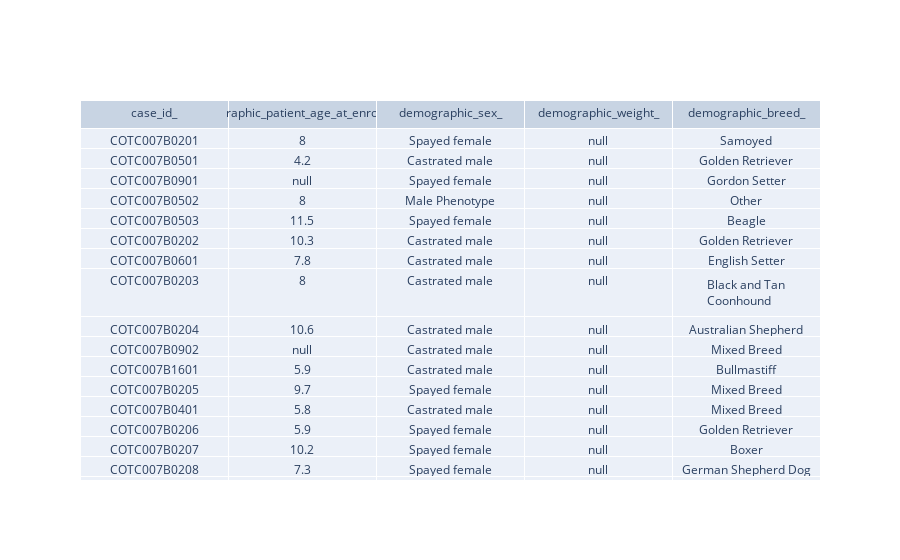

Notebook source saved alongside this figure:
### Markdown cell above
Similarly, these tools can be used to produced presentation-ready tables of selected data.

### Code cell
niceTable()

### Figure 1 — Plotly figure (JSON) as saved in the notebook; plotly's stock layout.template omitted (floating-point values rounded to 4 significant figures; data arrays with more than 128 entries replaced by an {"elided": "..."} marker saying what was removed)
{"data": [{"cells": {"values": {"elided": "5x144 mixed values"}}, "header": {"values": ["case_id_", "demographic_patient_age_at_enrollment_", "demographic_sex_", "demographic_weight_", "demographic_breed_"]}, "type": "table"}], "layout": {}}
